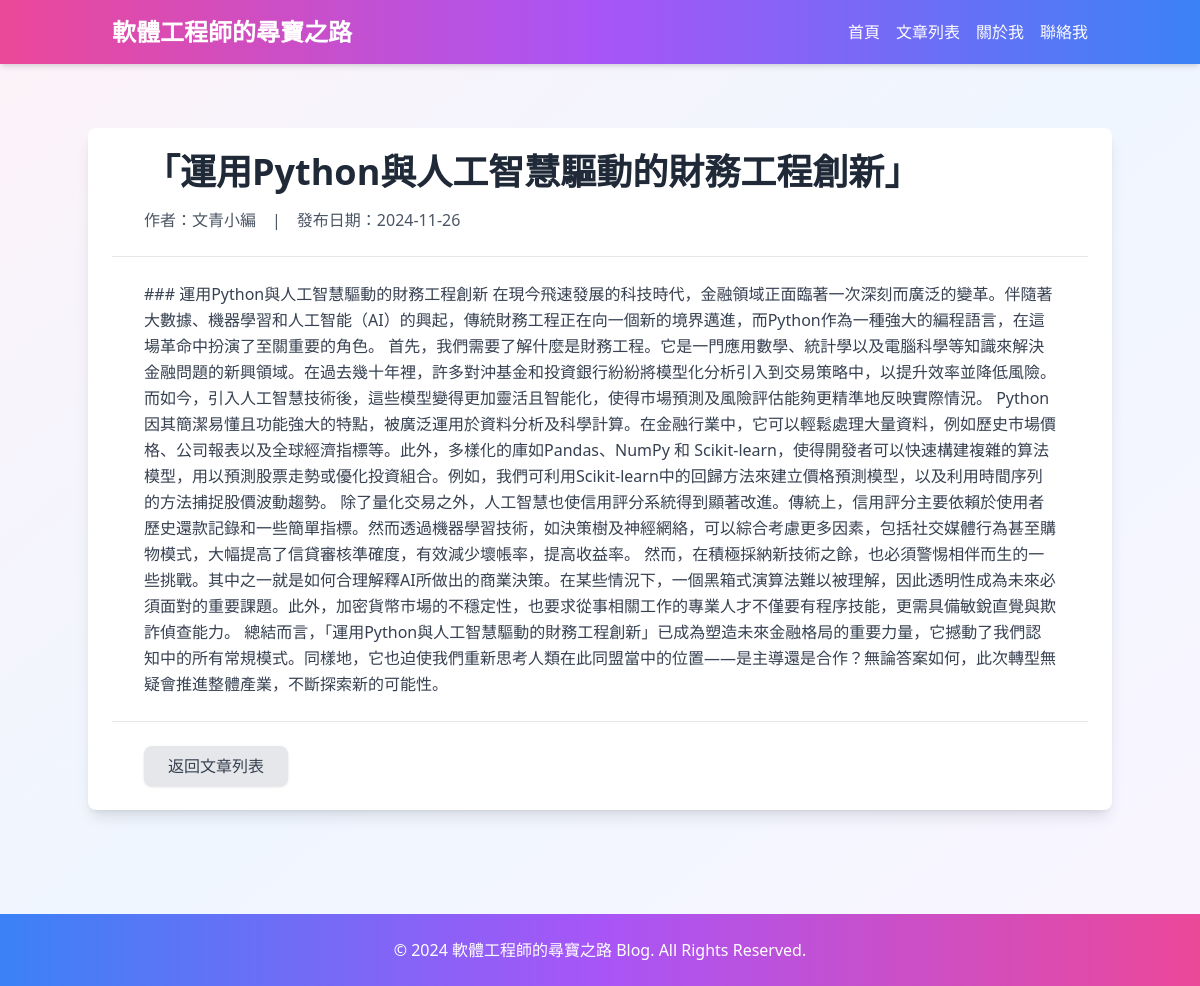
The app's page /read_article/22 with its own data.
### tables this page shows
CREATE TABLE articles (
            id INTEGER PRIMARY KEY AUTOINCREMENT,
            title TEXT NOT NULL,
            content TEXT NOT NULL
        );

### app.py (the view)
@app.route('/read_article/<int:id>')
def read_article(id):
    db = SQLiteTool("my_blog.db")
    article = db.execute_read_query("SELECT * FROM articles WHERE id=?", (id,))
    db.close_connection()
    return render_template('read_article.html', title=article[0]["title"], content=article[0]["content"])

### sqlitetool.py (called while the page is built)
    def execute_read_query(self, query, params=None):
        cursor = self.connection.cursor()
        try:
            if params:
                cursor.execute(query, params)
            else:
                cursor.execute(query)
            result = cursor.fetchall()
            column_names = [description[0] for description in cursor.description]
            json_objects = []
            for row in result:
                json_object = dict(zip(column_names, row))
                json_objects.append(json_object)
            return json_objects
        except Error as e:
            print(f"查詢失敗: {e}")
            return None

    def close_connection(self):
        if self.connection:
            self.connection.close()
            print("資料庫連接已關閉")

### templates/read_article.html (shortened to what this page needs)
<!DOCTYPE html>
<html lang="en">
<head>
  <script src="https://cdn.tailwindcss.com"></script>
</head>
<body class="bg-gradient-to-br from-pink-50 via-blue-50 to-purple-50 text-gray-800 font-sans">
  <header class="bg-gradient-to-r from-pink-500 via-purple-500 to-blue-500 text-white shadow-md sticky top-0 z-10">
    <div class="container mx-auto flex items-center justify-between py-4 px-6">
      <h1 class="text-2xl font-bold">軟體工程師的尋寶之路</h1>
      <nav class="space-x-4 hidden md:flex">
        <a href="/" class="hover:underline">首頁</a>
        <a href="/list_article/1" class="hover:underline">文章列表</a>
        <a href="/about" class="hover:underline">關於我</a>
        <a href="/contact" class="hover:underline">聯絡我</a>
      </nav>
    </div>
  </header>
  <main class="py-16">
    <div class="container mx-auto px-6 bg-white shadow-lg rounded-lg">
      <div class="py-6 px-8 border-b border-gray-200">
        <h2 class="text-4xl font-bold text-gray-800">{{ title }}</h2>
        <div class="mt-4 flex items-center text-gray-600 space-x-4">
          <span>作者：文青小編</span>
          <span>|</span>
          <span>發布日期：2024-11-26</span>
        </div>
      </div>
      <div class="py-6 px-8 text-gray-700 leading-relaxed">
        {{ content|safe }}
      </div>
      <div class="py-6 px-8 flex justify-between items-center border-t border-gray-200">
        <a onclick="history.back()" class="inline-block bg-gray-200 text-gray-700 px-6 py-2 rounded-lg shadow hover:bg-gray-300 transition">
          返回文章列表
        </a>
      </div>
    </div>
  </main>
  <footer class="bg-gradient-to-r from-blue-500 via-purple-500 to-pink-500 text-white py-6 mt-10">
    <div class="container mx-auto text-center px-6">
      <p>© 2024 軟體工程師的尋寶之路 Blog. All Rights Reserved.</p>
    </div>
  </footer>
</body>
</html>

### records on screen
articles: title "「運用Python與人工智慧驅動的財務工程創新」", content "### 運用Python與人工智慧驅動的財務工程創新 在現今飛速發展的科技時代，金融領域正面臨著一次深刻而廣泛的變革。伴隨著大數據、機器學習和人工智能（AI）的興起，傳統財務工程正在向一個新的境界邁進，而Python作為一種強大的編程語言，在這場革命中扮演了至關重要的角色。 首先，我們需要了解什麼是財務工程。它是一門應用數學、統計學以及電腦科學等知識來解決金融問題的新興領域。在過去幾十年裡，許多對沖基金和投資銀行紛紛將模型化分析引入到交易策略中，以提升效率並降低風險。而如今，引入人工智慧技術後，這些模型變得更加靈活且智能化，使得市場預測及風險評估能夠更精準地反映實際情況。 Python因其簡潔易懂且功能強大的特點，被廣泛運用於資料分析及科學計算。在金融行業中，它可以輕鬆處理大量資料，例如歷史市場價格、公司報表以及全球經濟指標等。此外，多樣化的庫如Pandas、NumPy 和 Scikit-learn，使得開發者可以快速構建複雜的算法模型，用以預測股票走勢或優化投資組合。例如，我們可利用Scikit-learn中的回歸方法來建立價格預測模型，以及利用時間序列的方法捕捉股價波動趨勢。 除了量化交易之外，人工智慧也使信用評分系統得到顯著改進。傳統上，信用評分主要依賴於使用者歷史還款記錄和一些簡單指標。然而透過機器學習技術，如決策樹及神經網絡，可以綜合考慮更多因素，包括社交媒體行為甚至購物模式，大幅提高了信貸審核準確度，有效減少壞帳率，提高收益率。…"
